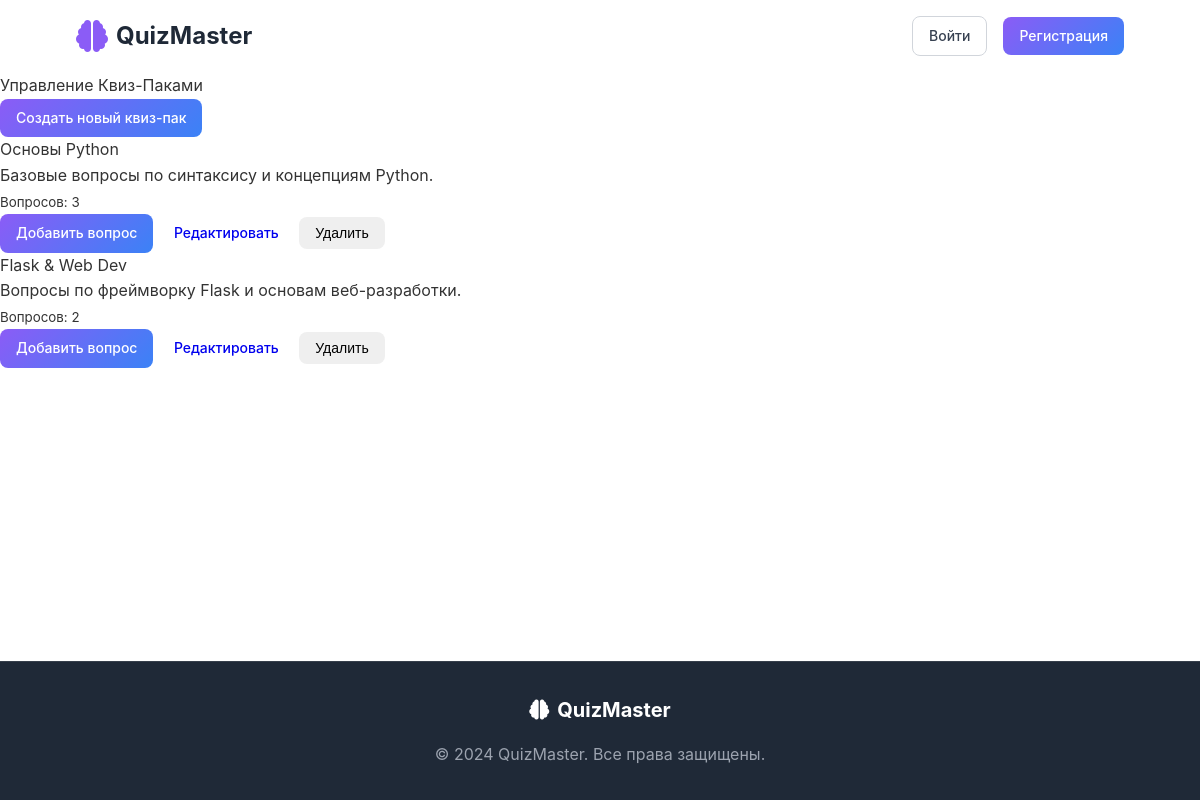
The page /admin on the database its author committed.
### app.py (models this page shows, shortened)
class QuizPack(db.Model):
    id = db.Column(db.Integer, primary_key=True)
    title = db.Column(db.String(100), unique=True, nullable=False)
    description = db.Column(db.String(500), nullable=True)
    image_url = db.Column(db.String(200), nullable=True)
    color = db.Column(db.String(20), default='blue')
    difficulty = db.Column(db.String(20), default='Легкий')
    questions = db.relationship('Question', backref='quiz_pack', lazy=True)
    user_stats = db.relationship('UserQuizStat', backref='quiz_pack', lazy=True)

### app.py (the view)
@app.route("/admin")
def admin_dashboard():
    quiz_packs = QuizPack.query.all()
    return render_template("admin/dashboard.html", quiz_packs=quiz_packs)

### app.py (called while the page is built)
@app.before_request
def create_tables_if_not_exist():
    if not os.path.exists(database_path):
        with app.app_context():
            db.create_all()
            print("Database 'quiz_app.db' and tables created.")
            _create_initial_data()  # Вызываем функцию для добавления начальных данных

@app.before_request
def load_logged_in_user():
    user_id = session.get('user_id')
    if user_id is None:
        g.user = None
    else:
        g.user = User.query.get(user_id)

@app.context_processor
def inject_user():
    return dict(user=g.user)

### templates/admin/dashboard.html (shortened to what this page needs)
{% extends "base.html" %}
{% block content %}
    <div class="panel">
        <div class="panel-header text-center">
            <div class="panel-title h5 mt-10">Управление Квиз-Паками</div>
        </div>
        <div class="panel-body">
            <a href="{{ url_for('admin_new_quiz_pack') }}" class="btn btn-primary mb-2">Создать новый квиз-пак</a>
            {% if quiz_packs %}
                <ul class="list-group">
                    {% for pack in quiz_packs %}
                        <li class="list-group-item">
                            <div class="tile tile-centered">
                                <div class="tile-content">
                                    <p class="tile-title h6">{{ pack.title }}</p>
                                    <p class="tile-subtitle">{{ pack.description }}</p>
                                    <small>Вопросов: {{ pack.questions|length }}</small>
                                </div>
                                <div class="tile-action">
                                    <a href="{{ url_for('admin_add_question', quiz_id=pack.id) }}" class="btn btn-primary btn-sm">Добавить вопрос</a>
                                    <a href="{{ url_for('admin_edit_quiz_pack', quiz_id=pack.id) }}" class="btn btn-link btn-sm">Редактировать</a>
                                    <form action="{{ url_for('admin_delete_quiz_pack', quiz_id=pack.id) }}" method="POST" style="display:inline;" onsubmit="return confirm('Вы уверены, что хотите удалить квиз-пак &quot;{{ pack.title }}&quot; и все его вопросы/статистику?');">
                                        <button type="submit" class="btn btn-error btn-sm">Удалить</button>
                                    </form>
                                </div>
                            </div>
                        </li>
                    {% endfor %}
                </ul>
            {% else %}
                <p class="text-center">Пока нет созданных квиз-паков.</p>
            {% endif %}
        </div>
    </div>
{% endblock %}

### static/css/style.css (style rules this page uses)
* { margin: 0; padding: 0; box-sizing: border-box; }
html, body { height: 100%; margin: 0; padding: 0; font-family: -apple-system, BlinkMacSystemFont, "Segoe UI", Roboto, sans-serif; display: flex; flex-direction: column; font-family: -apple-system, BlinkMacSystemFont, "Segoe UI", Roboto, sans-serif; line-height: 1.6; color: #333; }
.btn { display: inline-flex; align-items: center; justify-content: center; padding: 0.5rem 1rem; border: none; border-radius: 0.5rem; font-size: 0.875rem; font-weight: 500; text-decoration: none; cursor: pointer; transition: all 0.2s; gap: 0.5rem; }
.btn-primary { background: linear-gradient(135deg, #8b5cf6, #3b82f6); color: white; }

### rows shown on the page
QuizPack: title "Основы Python", description "Базовые вопросы по синтаксису и концепциям Python.", questions|length "3"
QuizPack: title "Flask & Web Dev", description "Вопросы по фреймворку Flask и основам веб-разработки.", questions|length "2"
